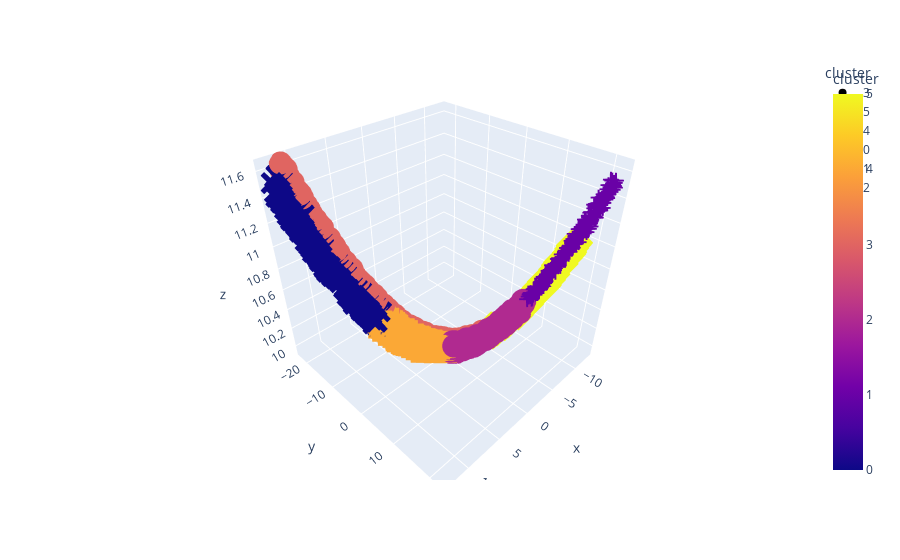

The code cell stored with this chart in its notebook:
### Code cell
clustering_model = SpectralClustering(n_clusters=6, affinity='nearest_neighbors', n_neighbors=12)
df1['cluster'] = clustering_model.fit_predict(df1)

# Étape 3: Créer la visualisation interactive avec Plotly
fig = px.scatter_3d(df1, x='x', y='y', z='z', color='cluster', symbol='cluster', size_max=1)
fig.show()

### Figure 1 — Plotly figure (JSON) as saved in the notebook; plotly's stock layout.template omitted (floating-point values rounded to 4 significant figures; data arrays with more than 128 entries replaced by an {"elided": "..."} marker saying what was removed)
{"data": [{"hovertemplate": "cluster=%{marker.color}<br>x=%{x}<br>y=%{y}<br>z=%{z}<extra></extra>", "legendgroup": "3", "marker": {"color": {"elided": "327 int values"}, "coloraxis": "coloraxis", "symbol": "circle"}, "mode": "markers", "name": "3", "scene": "scene", "showlegend": true, "type": "scatter3d", "x": {"elided": "327 float values"}, "y": {"elided": "327 float values"}, "z": {"elided": "327 float values"}}, {"hovertemplate": "cluster=%{marker.color}<br>x=%{x}<br>y=%{y}<br>z=%{z}<extra></extra>", "legendgroup": "5", "marker": {"color": {"elided": "131 int values"}, "coloraxis": "coloraxis", "symbol": "diamond"}, "mode": "markers", "name": "5", "scene": "scene", "showlegend": true, "type": "scatter3d", "x": {"elided": "131 float values"}, "y": {"elided": "131 float values"}, "z": {"elided": "131 float values"}}, {"hovertemplate": "cluster=%{marker.color}<br>x=%{x}<br>y=%{y}<br>z=%{z}<extra></extra>", "legendgroup": "4", "marker": {"color": {"elided": "264 int values"}, "coloraxis": "coloraxis", "symbol": "square"}, "mode": "markers", "name": "4", "scene": "scene", "showlegend": true, "type": "scatter3d", "x": {"elided": "264 float values"}, "y": {"elided": "264 float values"}, "z": {"elided": "264 float values"}}, {"hovertemplate": "cluster=%{marker.color}<br>x=%{x}<br>y=%{y}<br>z=%{z}<extra></extra>", "legendgroup": "0", "marker": {"color": {"elided": "273 int values"}, "coloraxis": "coloraxis", "symbol": "x"}, "mode": "markers", "name": "0", "scene": "scene", "showlegend": true, "type": "scatter3d", "x": {"elided": "273 float values"}, "y": {"elided": "273 float values"}, "z": {"elided": "273 float values"}}, {"hovertemplate": "cluster=%{marker.color}<br>x=%{x}<br>y=%{y}<br>z=%{z}<extra></extra>", "legendgroup": "1", "marker": {"color": {"elided": "255 int values"}, "coloraxis": "coloraxis", "symbol": "cross"}, "mode": "markers", "name": "1", "scene": "scene", "showlegend": true, "type": "scatter3d", "x": {"elided": "255 float values"}, "y": {"elided": "255 float values"}, "z": {"elided": "255 float values"}}, {"hovertemplate": "cluster=%{marker.color}<br>x=%{x}<br>y=%{y}<br>z=%{z}<extra></extra>", "legendgroup": "2", "marker": {"color": {"elided": "252 int values"}, "coloraxis": "coloraxis", "symbol": "circle"}, "mode": "markers", "name": "2", "scene": "scene", "showlegend": true, "type": "scatter3d", "x": {"elided": "252 float values"}, "y": {"elided": "252 float values"}, "z": {"elided": "252 float values"}}], "layout": {"coloraxis": {"colorbar": {"title": {"text": "cluster"}}, "colorscale": [[0, "#0d0887"], [0.1111, "#46039f"], [0.2222, "#7201a8"], [0.3333, "#9c179e"], [0.4444, "#bd3786"], [0.5556, "#d8576b"], [0.6667, "#ed7953"], [0.7778, "#fb9f3a"], [0.8889, "#fdca26"], [1, "#f0f921"]]}, "legend": {"title": {"text": "cluster"}, "tracegroupgap": 0}, "margin": {"t": 60}, "scene": {"domain": {"x": [0, 1], "y": [0, 1]}, "xaxis": {"title": {"text": "x"}}, "yaxis": {"title": {"text": "y"}}, "zaxis": {"title": {"text": "z"}}}}}
